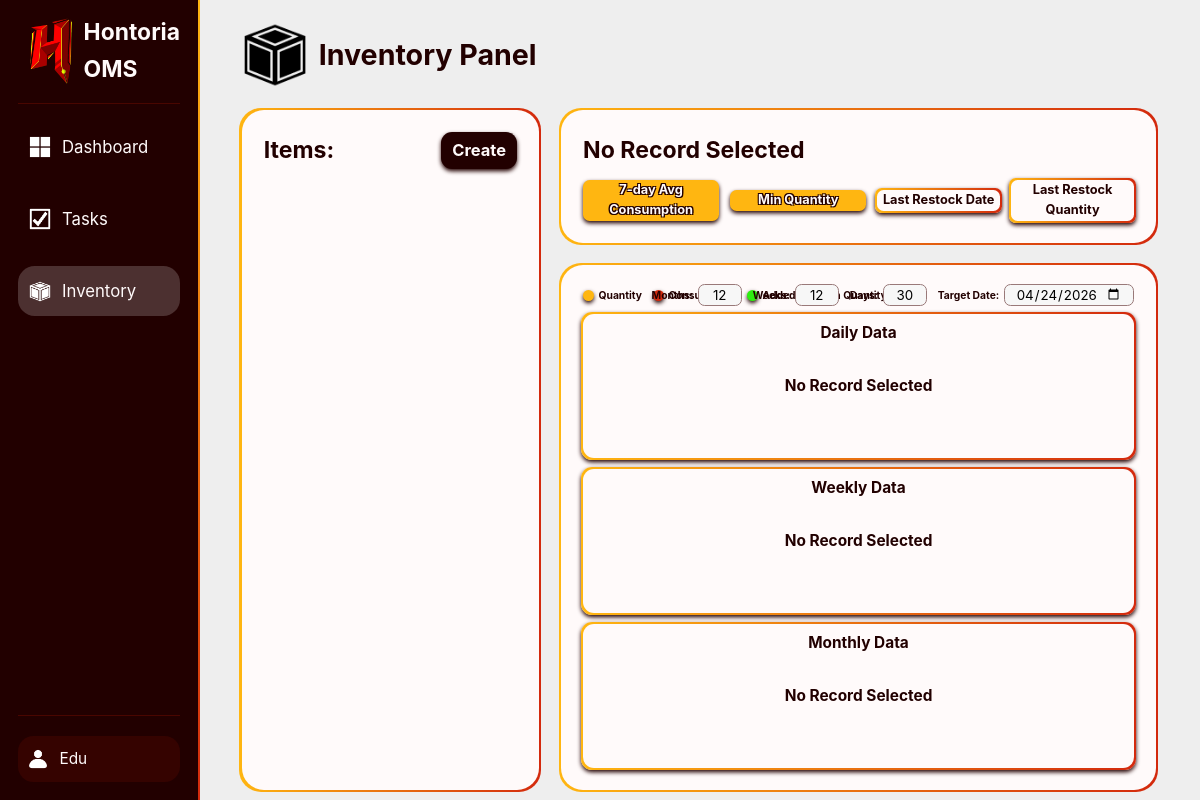
Page /internalWeb/public/index.php?page=inventory (signed in) on the earlier database version.
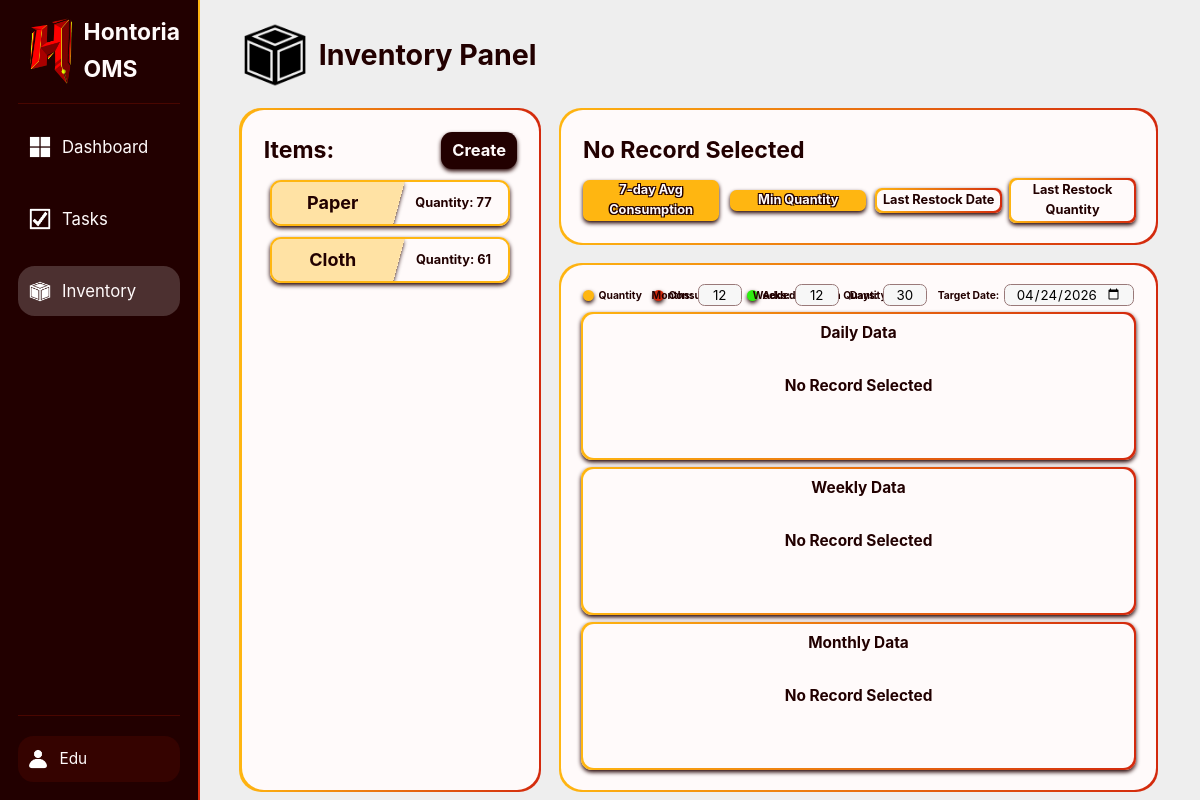
Same page on the later database version.
### tables this page shows
CREATE TABLE inventory (
    id INT UNSIGNED AUTO_INCREMENT PRIMARY KEY,
    name VARCHAR(50) UNIQUE NOT NULL,
    minQuantity MEDIUMINT UNSIGNED NOT NULL DEFAULT 0,
    maxDailyAvgConsumption MEDIUMINT UNSIGNED NOT NULL DEFAULT 0,
    lastRestockDate DATE,
    lastRestockQuantity MEDIUMINT UNSIGNED NOT NULL DEFAULT 0
);

### InternalWeb/Controllers/InventoryC.php (called while the page is built, shortened)
<?php
class InventoryC {
    private $inventoryModel;
    public function __construct($pdo) {
        require_once __DIR__ . '/../Models/InventoryM.php';
        $this->inventoryModel = new InventoryM($pdo);
    }
    public function showPage() {
        $inventoryList = $this->inventoryModel->getAllInventory();
        $inventoryQuantityMap = $this->inventoryModel->getAllInventoryCurrentQuantityMap();
        $inventoryLastRestockMap = $this->inventoryModel->getAllInventoryLastRestockMap();
        require __DIR__ . '/../Views/Inventory/Page.php';
    }
}

### InternalWeb/Models/InventoryM.php (called while the page is built, shortened)
<?php
class InventoryM {
    private $pdo;
    public function __construct($pdo) {
        $this->pdo = $pdo;
    }
    public function getAllInventory() {
        $query = "SELECT * FROM inventory";
        $stmt = $this->pdo->prepare($query);
        $stmt->execute();
        return $stmt->fetchAll(PDO::FETCH_ASSOC);
    }
    public function getAllInventoryCurrentQuantityMap() {
        $query = "
            SELECT
                inventoryRecords.inventoryID,
                inventoryRecords.quantity
            FROM inventoryRecords
            INNER JOIN (
                SELECT inventoryID, MAX(date) AS maxDate
                FROM inventoryRecords
                GROUP BY inventoryID
            ) latestDates ON inventoryRecords.inventoryID = latestDates.inventoryID
                AND inventoryRecords.date = latestDates.maxDate
            ORDER BY inventoryRecords.inventoryID ASC
        ";
        $stmt = $this->pdo->prepare($query);
        $stmt->execute();
        $map = [];
        foreach ($stmt->fetchAll(PDO::FETCH_ASSOC) as $item) {
            $map[$item['inventoryID']] = $item['quantity'];
        }
        return $map;
    }
    public function getAllInventoryLastRestockMap() {
        $query = "
            SELECT inventoryRecords.inventoryID,
                inventoryRecords.date,
                inventoryRecords.added
            FROM inventoryRecords
            INNER JOIN (
                SELECT inventoryID, MAX(date) AS maxDate
                FROM inventoryRecords
                WHERE added > 0
                GROUP BY inventoryID
            ) latestDates ON inventoryRecords.inventoryID = latestDates.inventoryID
                        AND inventoryRecords.date = latestDates.maxDate
            ORDER BY inventoryRecords.inventoryID ASC
        ";
        $stmt = $this->pdo->prepare($query);
        $stmt->execute();
        $map = [];
        foreach ($stmt->fetchAll(PDO::FETCH_ASSOC) as $row) {
            $map[$row['inventoryID']] = [
                'date'     => $row['date'],
                'quantity' => $row['added']
            ];
        }
        return $map;
    }
}

### InternalWeb/Views/Inventory/Page.php (the view, shortened to what the rows shown need)
<!DOCTYPE html>
<html>
<head>
    <link rel="stylesheet" href="../../Shared/CSS/Main.css">
</head>
<body class="asideLayout fixedScreen">
    <?php include("../Views/.Components/SideBar.php"); ?>
    <main class="columnLayout midGap">
        <h1 class="titleLogo minGap tinHeight">
            <img src="../../Shared/Img/BoxIcon.png" alt="Box"> Inventory Panel
        </h1>
        <section class="rowLayout flexMax midGap">
            <div class="flexMid columnLayout midGap">
                <section class="centerColumnLayout roundedMid flexMid">
                    <div class="box fullHeight fullWidth roundedMid columnLayout tinGap">
                        <div class="centerHoriRowLayout">
                            <h2 class="flexMax">Items:</h2>
                        </div>
                        <section class="minGap columnLayout scrollable flexMax noFlexBasis noMinHeight contentFlexStart regMinPadding" id="inventoryList">
                            <?php foreach ($inventoryList as $inventory): ?>
                                <div class="roundedMin centerHoriRowLayout flexStatic inventoryElement yellowBorder shadowed clickable fixedScreen noShrink"
                                    data-id="<?= htmlspecialchars($inventory['id']) ?>" data-name="<?= htmlspecialchars($inventory['name']) ?>"
                                    data-quantity="<?= htmlspecialchars($inventoryQuantityMap[$inventory['id']] ?? 0) ?>"
                                    data-min-quantity="<?= htmlspecialchars($inventory['minQuantity']) ?>"
                                    data-max-consumption="<?= htmlspecialchars($inventory['maxAvgConsumption']) ?>"
                                    data-restock-date="<?= $inventoryLastRestockMap[$inventory['id']]['date'] ?>"
                                    data-restock-quantity="<?= $inventoryLastRestockMap[$inventory['id']]['quantity'] ?>">
                                    <div class="capitalFirst centerText regMinPadding flexMax skewedXNegBG shadowed yellowTransBG">
                                        <h3><?= htmlspecialchars($inventory['name']) ?></h3>
                                    </div>
                                    <h5 class="capitalFirst centerText regMinPadding minWidth">
                                        Quantity: <?= htmlspecialchars($inventoryQuantityMap[$inventory['id']] ?? 0) ?>
                                    </h5>
                                </div>
                            <?php endforeach; ?>
                        </section>
                    </div>
                </section>
            </div>
            <section class="columnLayout midGap flexMax">
                <section class="centerColumnLayout roundedMid minGap">
                    <div class="centerColumnLayout minGap box roundedMid fullHeight fullWidth">
                        <div class="centerHoriRowLayout minGap fullWidth">
                            <h2 id="selectedTitle" class="capitalFirst flexMid">No Record Selected</h2>
                        </div>
                    </div>
                </section>
            </section>
        </section>
    </main>
    <?php include("../Views/.Components/ConfirmationBox.php"); ?>
</body>
</html>

Differences in the rows shown:
added inventory: name "Paper", id "77"
added inventory: name "Cloth", id "61"
